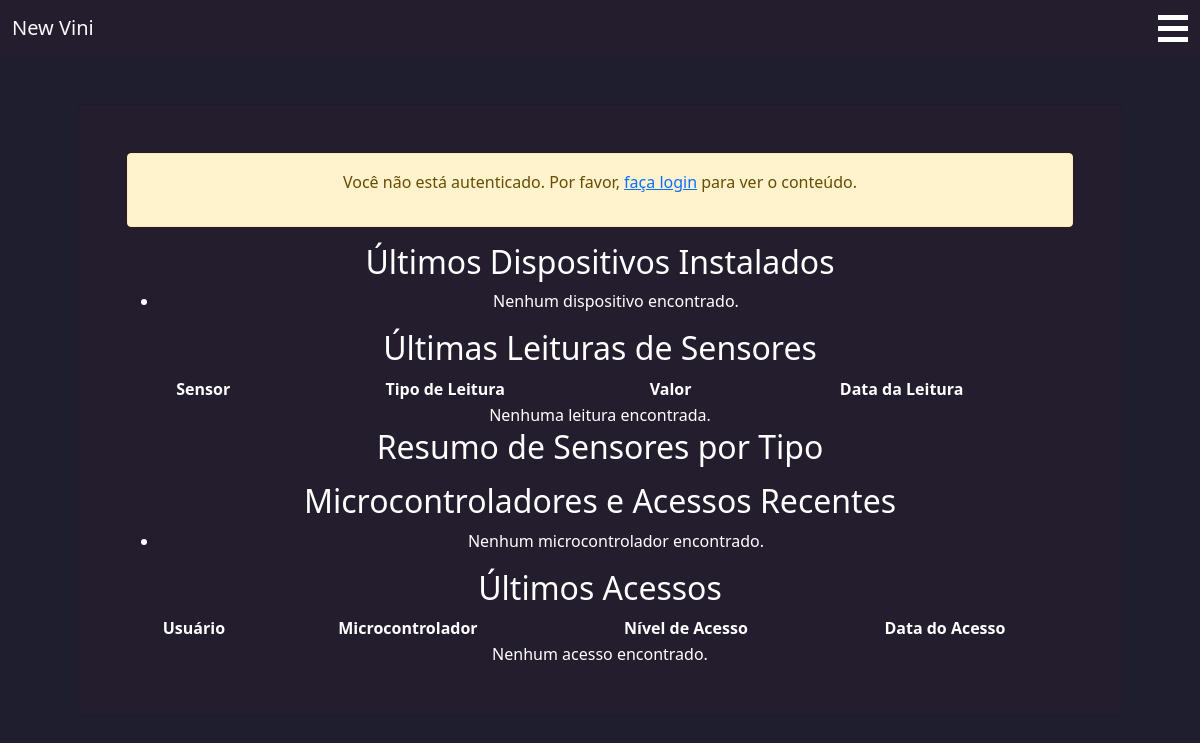
Page / (signed in) on the earlier database version.
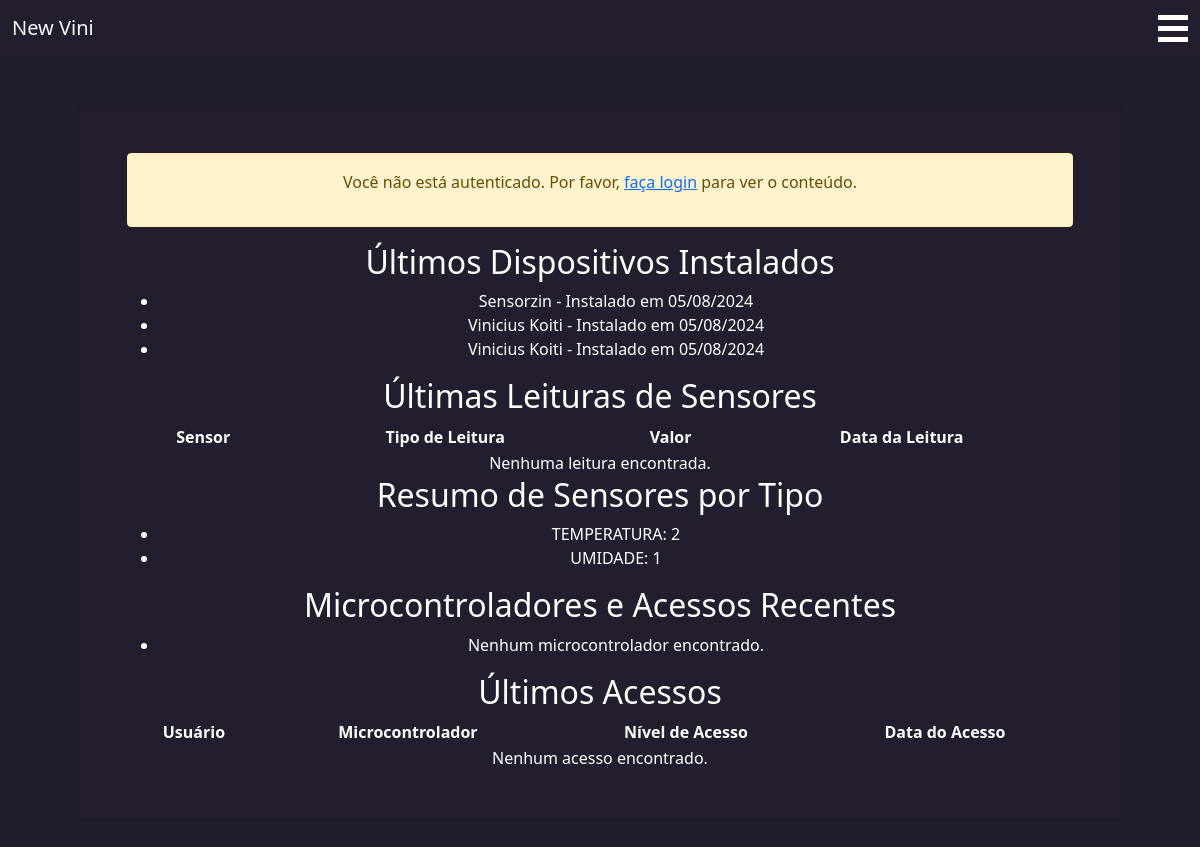
Same page on the later database version.
### cadastros/models.py (models this page shows)
class Auditoria(models.Model):
    criador = models.ForeignKey(
        "Usuario", on_delete=models.SET_NULL,
        null=True, blank=True,
        related_name='%(class)s_criado_por'
    )
    atualizado_por = models.ForeignKey(
        "Usuario", on_delete=models.SET_NULL,
        null=True, blank=True,
        related_name='%(class)s_atualizado_por'
    )
    data_atualizacao = models.DateTimeField(auto_now=True)
    data_criacao = models.DateTimeField(auto_now_add=True)
    class Meta:
        abstract = True

class Dispositivos(Auditoria):
    descricao = models.CharField(max_length=30)
    data_instalacao = models.DateField(null=True, blank=True)
    ultima_manutencao = models.DateField(null=True, blank=True)

class Sensor(Dispositivos):
    TIPO_SENSOR = (
        ("TEMPERATURA", "Temperatura"),
        ("UMIDADE", "Umidade"),
        ("PRESSAO", "Pressão"),
    )
    tipo = models.CharField(max_length=20, choices=TIPO_SENSOR)

### cadastros/views.py (the view)
# urls.py: path('', IndexView.as_view(), name="home"),
class IndexView(LoginRequiredMixin,TemplateView):
    template_name = "cadastros/modelo.html"  # Atualize para o template correto
    login_url = 'login'  # URL para redirecionar se não estiver logado
    redirect_field_name = 'redirect_to'  # Nome do campo de redirecionamento (opcional)
    def get_context_data(self, **kwargs):
        context = super().get_context_data(**kwargs)
        try:
            print(self.request.user)
            usuario = self.request.user.usuario.pessoa
            context['usuario'] = usuario
        except Usuario.DoesNotExist:
            context['usuario'] = None  # ou algum valor padrão
        context['ultimos_dispositivos'] = Dispositivos.objects.order_by('-data_criacao')[:5]
        context['ultimas_leituras'] = Leitura.objects.select_related('sensor').order_by('-data_criacao')[:10]
        context['resumo_sensores'] = Sensor.objects.values('tipo').annotate(total=Count('id'))
        context['microcontroladores_acessos'] = Microcontrolador.objects.select_related('conexao').prefetch_related('acessos_set')[:5]
        context['ultimos_acessos'] = Acessos.objects.select_related('usuario__pessoa', 'microcontrolador').order_by('-data_criacao')[:5]
        context['ultima_atualizacao'] = timezone.now()
        return context

### cadastros/templates/cadastros/modelo.html (shortened to what the changed rows need)
{% load static %}
{% load crispy_forms_tags %}
<!DOCTYPE html>
<html lang="pt-br">
<head>
    <link href="https://cdn.jsdelivr.net/npm/bootstrap-icons/font/bootstrap-icons.css" rel="stylesheet">
    <link rel="stylesheet" href="{%  static 'bootstrap/bootstrap/css/bootstrap.min.css'  %}">
    <link rel="stylesheet" href="{%  static 'css/colors.css'  %}">
    <link rel="stylesheet" href="{%  static 'css/navbar.css'  %}">
</head>
<body>
    <div class="container p-5">
        <div class="card text-center container p-5">
            {% block conteudo %}
            <section>
                <h2>Últimos Dispositivos Instalados</h2>
                <ul>
                    {% for dispositivo in ultimos_dispositivos %}
                    <li>{{ dispositivo.descricao }} - Instalado em {{ dispositivo.data_criacao|date:"d/m/Y" }}</li>
                    {% empty %}
                    <li>Nenhum dispositivo encontrado.</li>
                    {% endfor %}
                </ul>
            </section>
            <section style="display: flex; flex-direction: column;">
                <h2>Últimas Leituras de Sensores</h2>
                <table>
                    <thead>
                        <tr>
                            <th>Sensor</th>
                            <th>Tipo de Leitura</th>
                            <th>Valor</th>
                            <th>Data da Leitura</th>
                        </tr>
                    </thead>
                </table>
            </section>
            <section>
                <h2>Resumo de Sensores por Tipo</h2>
                <ul>
                    {% for resumo in resumo_sensores %}
                    <li>{{ resumo.tipo }}: {{ resumo.total }}</li>
                    {% endfor %}
                </ul>
            </section>
            <section>
                <h2>Microcontroladores e Acessos Recentes</h2>
            </section>
            <section style="display: flex; flex-direction: column;">
                <h2>Últimos Acessos</h2>
                <table>
                    <thead>
                        <tr>
                            <th>Usuário</th>
                            <th>Microcontrolador</th>
                            <th>Nível de Acesso</th>
                            <th>Data do Acesso</th>
                        </tr>
                    </thead>
                </table>
            </section>
            {% endblock %}
        </div>
    </div>
</body>
</html>

Differences in the rows shown:
added Dispositivos: descricao "Sensorzin", data_criacao "05/08/2024"
added Dispositivos: descricao "Vinicius Koiti", data_criacao "05/08/2024"
added Dispositivos: descricao "Vinicius Koiti", data_criacao "05/08/2024"
added Sensor: tipo "TEMPERATURA", total "2"
added Sensor: tipo "UMIDADE", total "1"
Other differences:
text no longer shown: "Nenhum dispositivo encontrado."
